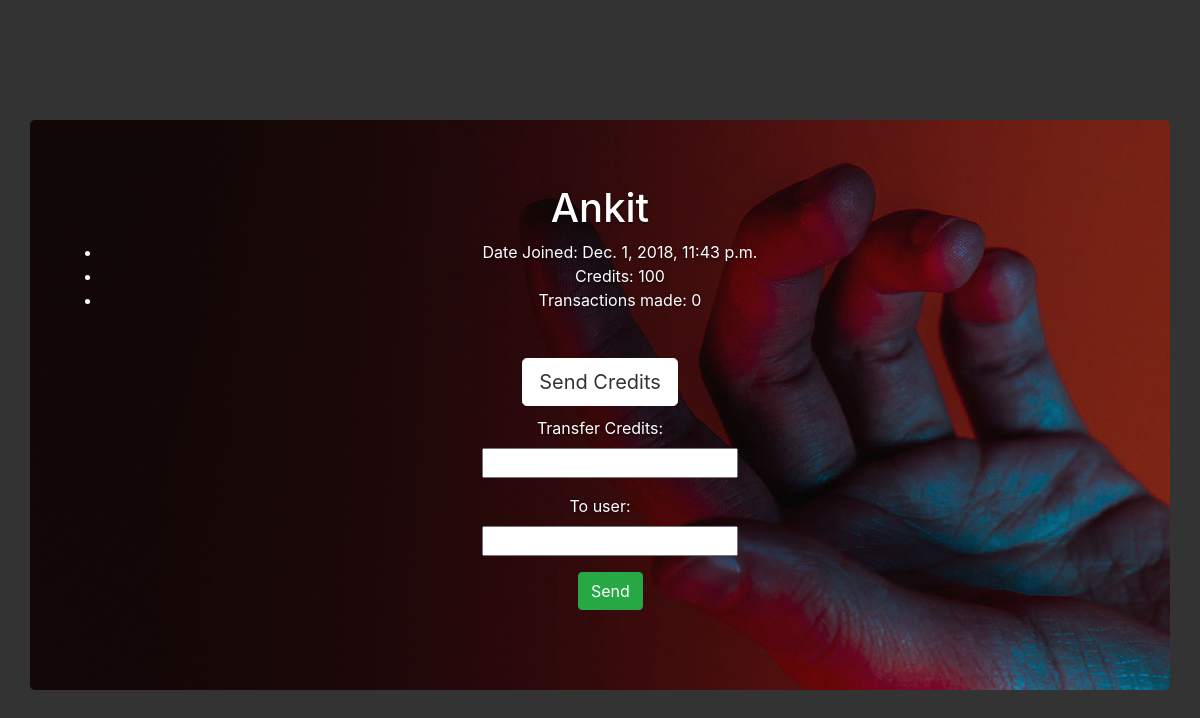
Screenshot of /credit_app/4/ with the database file from the repository.
### credit_app/models.py (models this page shows, shortened)
class site_users(models.Model):
    username = models.CharField(max_length=200, default='')
    join_date = models.DateTimeField('date joined', default=datetime.now())
    credits = models.IntegerField(default=0)
    num_transactions = models.IntegerField(default=0)

### credit_app/views.py (the view)
# urls.py: url(r'^(?P<user_id>[0-9]+)/$', views.user_info, name='user_info'),
def user_info(request, user_id):
    user = get_object_or_404(site_users,pk=user_id)
    return render(request, 'credit_app/user_info.html',{ 'user' : user })

### credit_app/templates/credit_app/user_info.html (shortened to what this page needs)
{% extends 'credit_app/index.html' %}
{% block body %}
<div class="site-wrapper">
<div class="container jumbotron" id=user_info>
        <h1>{{ user.username }} </h1>
    <ul>
        <li><span>Date Joined: </span>{{ user.join_date }}</li>
        <li><span>Credits: </span>{{ user.credits }}</li>
        <li><span>Transactions made: </span>{{ user.num_transactions }}</li>
    </ul>
    <p class="lead"><br>
        <a href="#" class="btn btn-lg btn-default">Send Credits</a>
    </p>
    <form class="form-horizontal" role="form" action="{% url 'credit_app:credit_transfer' user.id %}" method="post" enctype="multipart/form-data">
        <div class="form-group">
            <label class="control-label col-sm-2" for="id_credits">
                Transfer Credits:
            </label>
            <div class="col-sm-10">
                <input id="id_credits" maxlength="30" name="credits" type="text">
            </div>
        </div>
        <div class="form-group">
            <label class="control-label col-sm-2" for="id_to_user">
                To user:
            </label>
            <div class="col-sm-10">
                <input id="id_to_user" maxlength="30" name="to_user" type="text">
            </div>
        </div>
        <div class="form-group">
            <div class="col-sm-offset-2 col-sm-10">
                <button type="submit" class="btn btn-success">Send</button>
            </div>
        </div>
    </form>
    </div>
</div>
{% endblock %}

### credit_app/static/credit_app/main_styles.css (style rules this page uses)
a, a:focus, a:hover { color: #fff; }
.btn-default, .btn-default:hover, .btn-default:focus { color: #333; text-shadow: none; background-color: #fff; border: 1px solid #fff; }
html, body { height: 100%; background-color: #fff; }
.site-wrapper { display: table; width: 100%; height: 100%; background-color: #333; }
.lead { margin: 10px auto; }
#user_info { margin-top: 10%; background-image: url(images/contact_background.jpg) }
.col-sm-10 { margin-left:100px; }

### rows the page displays
site_users: username "Ankit", join_date "Dec. 1, 2018, 11:43 p.m.", credits "100", num_transactions "0"
